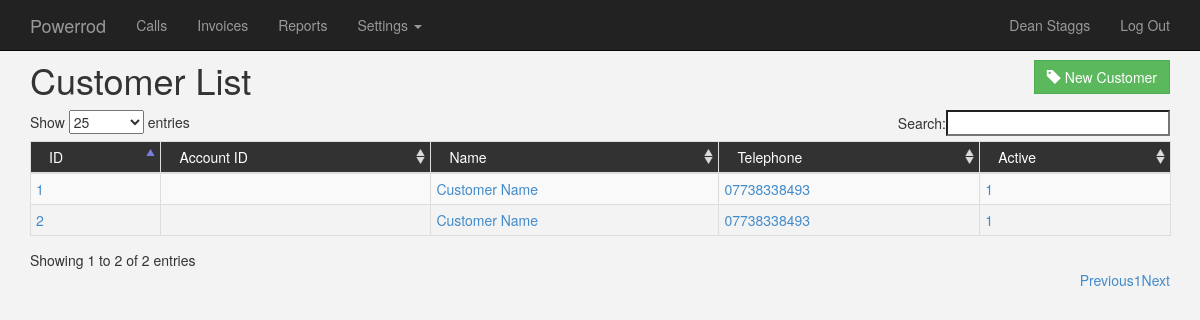
/index.php/customer (signed in), run on the app's committed database.
### tables this page shows
CREATE TABLE IF NOT EXISTS `customers` (
  `id` bigint(20) NOT NULL AUTO_INCREMENT,
  `customer_id` int(30) NOT NULL,
  `name` varchar(100) NOT NULL,
  `address` varchar(600) NOT NULL,
  `postcode` varchar(10) NOT NULL,
  `tel_no` varchar(30) NOT NULL,
  `fax_no` varchar(30) NOT NULL,
  `email` varchar(100) NOT NULL,
  `active` int(11) NOT NULL DEFAULT '1',
  PRIMARY KEY (`id`),
  UNIQUE KEY `customer_id` (`customer_id`)
);

### application/controllers/customer.php (called while the page is built, shortened)
<?php if ( ! defined('BASEPATH')) exit('No direct script access allowed');
class Customer extends CI_Controller{
	public function __construct(){
		$this->load->model('customer_model');
	}
		public function index(){
		$data['customers'] = $this->customer_model->index();
		$data['page_title'] = 'Customer List';
		$this->load->view('template/page_header', $data);
		$this->load->view('template/navbar', $data);
		$this->load->view('customer/list', $data);
		$this->load->view('template/page_footer', $data);
	}
}

### index.php (called while the page is built, shortened)
<?php
require_once BASEPATH.'core/CodeIgniter.php';

### application/models/customer_model.php (called while the page is built, shortened)
<?php
class Customer_Model extends CI_Model{
	function index(){
		$query = $this->db->get('customers');
		$result = $query->result_array();
		return $result;
	}
}

### application/views/customer/list.php (the view)
<div class="container">
    <div class="row">
		<div class="col-md-6">
            <h1><?php echo $page_title; ?></h1>
        </div>
    	<div class="col-md-6" style="position:relative; top:20px; margin-bottom:20px; text-align:right;">
             <a href="<?php echo $this->config->item('base_url');?>index.php/customer/addnew"><button type="button" class="btn btn-success"><span class="glyphicon glyphicon-tag"></span> New Customer</button></a>
        </div>
    </div>
    <div class="table-responsive">
    <table class="table table-hover table-striped table-condensed table-bordered" id="example">
			<thead>
				<tr>
                    <th>ID</th>
                    <th>Account ID</th>
                    <th>Name</th>
                    <th>Telephone</th>
                    <th>Active</th>
				</tr>
            </thead>
        	<tbody>
			<?php
                foreach($customers as $customer){
				$link = $this->config->item('base_url') . $this->config->item('index_page') . '/customer/edit/' . $customer['id'];
                    echo '<tr>';
                    echo 	'<td><a href="' . $link . '">' . $customer['id'] . '</a></td>';
					echo 	'<td><a href="' . $link . '">' . $customer['account_no'] . '</a></td>';
                    echo 	'<td><a href="' . $link . '">' . $customer['name'] . '</a></td>';
                    echo 	'<td><a href="' . $link . '">' . $customer['tel_no'] . '</a></td>';
					echo 	'<td><a href="' . $link . '">' . $customer['active'] . '</a></td>';
                    echo'</tr>';
                }
            ?>
            </tbody>
	</table>
    </div>
</div>

### assets/css/site.css (style rules this page uses)
html { overflow: -moz-scrollbars-vertical; overflow-y: scroll; }
body { padding-top: 40px; padding-bottom: 40px; background-color: #f3f3f3; min-height:101%; }
table.dataTable thead th, table.dataTable thead th.sorting, { background-color:#323232; background:#323232; }
.btn, .form-control, .input-group-addon,input { border-radius:0; moz-border-radius:0; }

### data on the page
customers: id "1", name "Customer Name", tel_no "07738338493", active "1"
customers: id "2", name "Customer Name", tel_no "07738338493", active "1"

### other printed values
$_SESSION['username'] "Dean Staggs"
$page_title "Customer List"
